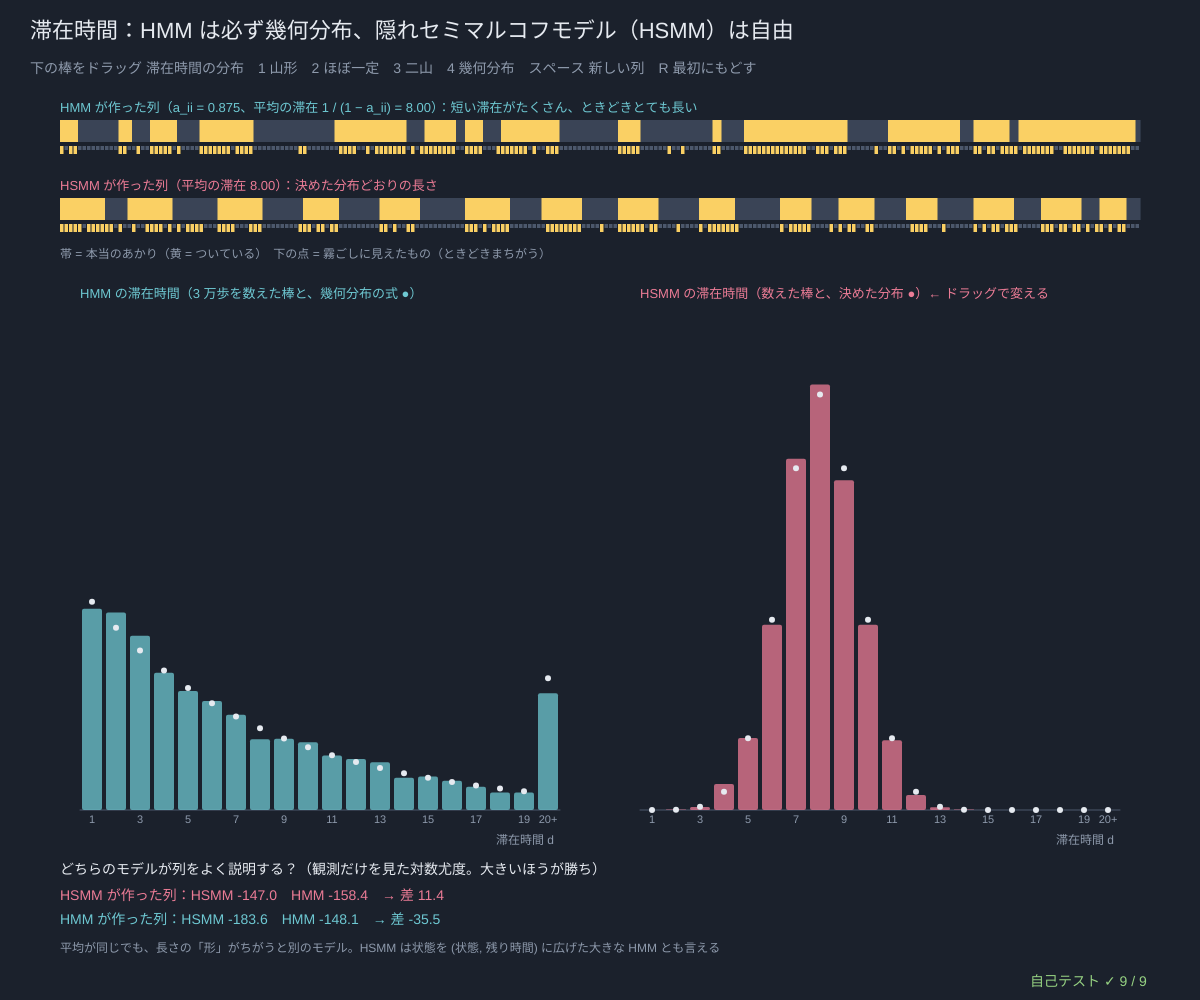
Frame 1 (no input)
Frame 60 (no input): identical to frame 1, image omitted
Frame 120 (the mouse pressed at the canvas centre since frame 60): identical to frame 1, image omitted

The p5.js sketch that drew this single still picture (run headless with seeded random() and noise() and a simulated clock; from frame 60 on, the mouse is pressed at the canvas centre):

// p5.js sketch
// ── sketch.js
// ============================================
// 10 滞在時間 ─ 灯台のあかり（ついている・消えている）を、霧ごしに見ている（ときどき見まちがえる）。
// HMM では「同じ状態にとどまる長さ」は必ず幾何分布 P(d) = (1 − a) a^(d−1) になる：いちばん多いのは長さ 1 で、長いほど少ない。平均は 1 / (1 − a)。
// でも本物の灯台は「だいたい 8 秒ついて、8 秒消える」。隠れセミマルコフモデル（HSMM）は、状態に入るたびに滞在時間 d を好きな分布から選び、d 回そこにとどまる。
// 下のヒストグラムの棒をドラッグして、滞在時間の分布を自由に決めよう。HMM は平均だけ同じにそろえてある。
// 棒をドラッグ 滞在時間の分布 / 1 山形 2 ほぼ一定 3 二山 4 幾何分布（HMM と同じ）/ スペース 新しい列 / R 最初にもどす
// ============================================

const D_MAX = 20;                        // ★ 滞在時間の上限
const lamp = { p0: [0.5, 0.5], tr: [[0, 1], [1, 0]], em: [[0.85, 0.15], [0.2, 0.8]] };   // ★ 状態 0 = 消えている、1 = ついている。tr = 「出たあと」の行き先（自分にはもどらない）
const N_SHOW = 240;                      // ★ 帯に表示する長さ
let durW = [], preset = 1, seqSeed = 80, view = null, barsBox = null, dragging = false;

function setup() {
  createCanvas(windowWidth, windowHeight);
  selfTest();
  durW = presetWeights(1); refresh();
}
function windowResized() { resizeCanvas(windowWidth, windowHeight); }
function presetWeights(k) {              // 滞在時間 d = 1〜D_MAX の重み（合計は自動で 1 にする）
  let w = new Array(D_MAX).fill(0);
  for (let d = 1; d <= D_MAX; d++) {
    if (k === 1) w[d - 1] = Math.exp(-0.5 * ((d - 8) / 1.6) ** 2);
    if (k === 2) w[d - 1] = d === 6 ? 0.8 : d === 5 || d === 7 ? 0.1 : 0;
    if (k === 3) w[d - 1] = Math.exp(-0.5 * ((d - 2) / 0.8) ** 2) + Math.exp(-0.5 * ((d - 14) / 1.5) ** 2);
    if (k === 4) w[d - 1] = d < D_MAX ? 0.2 * Math.pow(0.8, d - 1) : Math.pow(0.8, D_MAX - 1);
  }
  return w;
}
function pmfMean(p) { let s = 0; for (let d = 1; d <= p.length; d++) s += d * p[d - 1]; return s; }
function matchedHmm(h, pmf) { let a = clampv(1 - 1 / pmfMean(pmf), 0, 0.999); return { p0: h.p0, tr: [[a, 1 - a], [1 - a, a]], em: h.em }; }   // ★ 平均の滞在時間が同じ HMM：a_ii = 1 − 1/平均
// ★ HSMM のサンプル：状態に入る → 滞在時間 d を選ぶ → d 回とどまって観測を出す → 別の状態へ
function hsmmSample(h, pmf, n) {
  let z = sampleFrom(h.p0), zs = [], xs = [];
  while (zs.length < n) { let d = sampleFrom(pmf) + 1; for (let k = 0; k < d && zs.length < n; k++) { zs.push(z); xs.push(sampleFrom(h.em[z])); } z = sampleFrom(h.tr[z]); }
  return { zs, xs };
}
function dwellsOf(zs) { let out = [], s = 0; for (let t = 1; t < zs.length; t++) if (zs[t] !== zs[s]) { out.push(t - s); s = t; } return out; }   // 最後まで見とどけた滞在の長さ（とちゅうで切れた最後の 1 つは数えない）
function histOf(lens, dmax) { let h = new Array(dmax).fill(0); for (let d of lens) h[Math.min(d, dmax) - 1]++; return normRow(h); }
// ★ HSMM の前向き（対数）：la[t][j] = log P(x_1..x_t, 時刻 t でちょうど状態 j の滞在が終わる)
//   = logSumExp_d [ log p_j(d) + （その d 個の観測を j が出す log 確率）+ （その前：t = d なら log π_j、そうでなければ logSumExp_i (la[t−d][i] + log a_ij)）]
//   列の終わりは滞在のとちゅうでもよい（最後の滞在は「d 以上」の確率を使う）
function hsmmForward(h, pmf, xs) {
  let n = h.p0.length, len = xs.length, dm = pmf.length, la = [], surv = new Array(dm + 2).fill(0);
  for (let d = dm; d >= 1; d--) surv[d] = surv[d + 1] + pmf[d - 1];              // surv[d] = P(滞在 ≥ d)
  let enter = (t, j) => { if (t < 0) return lg(h.p0[j]); let b = []; for (let i = 0; i < n; i++) b.push(la[t][i] + lg(h.tr[i][j])); return logSumExp(b); };   // 時刻 t のあとに状態 j へ入る
  let run = (t, d, j) => { let s = 0; for (let k = t - d + 1; k <= t; k++) s += lg(h.em[j][xs[k]]); return s; };
  for (let t = 0; t < len; t++) { let row = []; for (let j = 0; j < n; j++) { let terms = []; for (let d = 1; d <= Math.min(dm, t + 1); d++) terms.push(lg(pmf[d - 1]) + run(t, d, j) + enter(t - d, j)); row.push(logSumExp(terms)); } la.push(row); }
  let fin = []; for (let j = 0; j < n; j++) for (let d = 1; d <= Math.min(dm, len); d++) fin.push(lg(surv[d]) + run(len - 1, d, j) + enter(len - 1 - d, j));
  return len ? logSumExp(fin) : 0;
}
// ★ 同じ HSMM を「状態 = (状態, 残りの滞在時間)」のふつうの HMM に広げる（状態の数は N × D_MAX）。尤度は同じになるはず
function expandHsmm(h, pmf) {
  let n = h.p0.length, dm = pmf.length, tot = n * dm, m = { p0: new Array(tot).fill(0), tr: [], em: [] };
  for (let i = 0; i < n; i++) for (let r = 1; r <= dm; r++) {
    let row = new Array(tot).fill(0); m.p0[i * dm + r - 1] = h.p0[i] * pmf[r - 1];
    if (r > 1) row[i * dm + r - 2] = 1; else for (let j = 0; j < n; j++) for (let d = 1; d <= dm; d++) row[j * dm + d - 1] += h.tr[i][j] * pmf[d - 1];
    m.tr.push(row); m.em.push(h.em[i].slice());
  }
  return m;
}
function refresh() {
  let pmf = normRow(durW), hm = matchedHmm(lamp, pmf);
  seedRng(seqSeed); let a = hmmSample(hm, N_SHOW), b = hsmmSample(lamp, pmf, N_SHOW);
  let la = hmmSample(hm, 30000), lb = hsmmSample(lamp, pmf, 30000);
  view = { pmf, hm, a, b, histA: histOf(dwellsOf(la.zs), D_MAX), histB: histOf(dwellsOf(lb.zs), D_MAX), mean: pmfMean(pmf),
    llHsmm: hsmmForward(lamp, pmf, b.xs), llHmm: hmmLogLik(hm, b.xs), llHsmmA: hsmmForward(lamp, pmf, a.xs), llHmmA: hmmLogLik(hm, a.xs) };
}

function draw() {
  background(...BG);
  let v = view, aii = v.hm.tr[0][0];
  hudTitle('滞在時間：HMM は必ず幾何分布、隠れセミマルコフモデル（HSMM）は自由', '下の棒をドラッグ 滞在時間の分布　1 山形　2 ほぼ一定　3 二山　4 幾何分布　スペース 新しい列　R 最初にもどす');
  let x0 = 60, bw = width - 120, colOf = (z) => (z ? LAN : [58, 68, 86]);
  note('HMM が作った列（a_ii = ' + fmtN(aii, 3) + '、平均の滞在 1 / (1 − a_ii) = ' + fmtN(1 / (1 - aii), 2) + '）：短い滞在がたくさん、ときどきとても長い', x0, 112, AQUA, 13);
  drawBand(v.a.zs, x0, 120, bw, 22, colOf); obsRow(v.a.xs, x0, 146, bw);
  note('HSMM が作った列（平均の滞在 ' + fmtN(v.mean, 2) + '）：決めた分布どおりの長さ', x0, 190, ROSE, 13);
  drawBand(v.b.zs, x0, 198, bw, 22, colOf); obsRow(v.b.xs, x0, 224, bw);
  note('帯 = 本当のあかり（黄 = ついている）　下の点 = 霧ごしに見えたもの（ときどきまちがう）', x0, 258, DIMC, 12);
  // ---- ヒストグラム 2 つ
  let hy = 310, hh = Math.max(140, height - hy - 190), hw = Math.min(480, (width - 180) / 2), top = Math.max(0.3, Math.max(...v.pmf, 1 - aii) * 1.15);
  histogram(x0 + 20, hy, hw, hh, v.histA, (d) => (d < D_MAX ? (1 - aii) * Math.pow(aii, d - 1) : Math.pow(aii, D_MAX - 1)), top, AQUA, 'HMM の滞在時間（3 万歩を数えた棒と、幾何分布の式 ●）');
  barsBox = { x: x0 + hw + 100, y: hy, w: hw, h: hh, top };
  histogram(barsBox.x, hy, hw, hh, v.histB, (d) => v.pmf[d - 1], top, ROSE, 'HSMM の滞在時間（数えた棒と、決めた分布 ●）← ドラッグで変える');
  let ty = hy + hh + 64;
  note('どちらのモデルが列をよく説明する？（観測だけを見た対数尤度。大きいほうが勝ち）', x0, ty, INK, 14);
  note('HSMM が作った列：HSMM ' + fmtN(v.llHsmm, 1) + '　HMM ' + fmtN(v.llHmm, 1) + '　→ 差 ' + fmtN(v.llHsmm - v.llHmm, 1), x0, ty + 26, ROSE, 14);
  note('HMM が作った列：HSMM ' + fmtN(v.llHsmmA, 1) + '　HMM ' + fmtN(v.llHmmA, 1) + '　→ 差 ' + fmtN(v.llHsmmA - v.llHmmA, 1), x0, ty + 50, AQUA, 14);
  note(preset === 4 ? '4 の幾何分布にすると 2 つのモデルは同じもの → 差はほぼ 0' : '平均が同じでも、長さの「形」がちがうと別のモデル。HSMM は状態を (状態, 残り時間) に広げた大きな HMM とも言える', x0, ty + 78, DIMC, 12);
  drawSelfTest();
}
function obsRow(xs, x, y, w) { let n = xs.length; noStroke(); for (let t = 0; t < n; t++) { fill(...(xs[t] ? LAN : LINEC)); rect(x + (t / n) * w, y, Math.max(1, w / n - 1), xs[t] ? 8 : 4); } }
function histogram(x, y, w, h, hist, formula, top, col, title) {
  note(title, x, y - 12, col, 13); stroke(...LINEC); strokeWeight(1); line(x, y + h, x + w, y + h);
  let cw = w / D_MAX;
  for (let d = 1; d <= D_MAX; d++) {
    noStroke(); fill(...col, 190); let bh = clampv(hist[d - 1] / top, 0, 1) * h; rect(x + (d - 1) * cw + 2, y + h - bh, cw - 4, bh, 2);
    fill(...INK); circle(x + (d - 0.5) * cw, y + h - clampv(formula(d) / top, 0, 1) * h, 6);
    if (d % 2 === 1 || d === D_MAX) { fill(...DIMC); textSize(11); textAlign(CENTER, TOP); text(d === D_MAX ? d + '+' : d, x + (d - 0.5) * cw, y + h + 4); }
  }
  note('滞在時間 d', x + w - 64, y + h + 34, DIMC, 12);
}
function editBar() {
  let b = barsBox; if (!b || mouseX < b.x || mouseX > b.x + b.w || mouseY < b.y - 20 || mouseY > b.y + b.h + 10) return false;
  let d = clampv(Math.floor(((mouseX - b.x) / b.w) * D_MAX), 0, D_MAX - 1), p = clampv(((b.y + b.h - mouseY) / b.h) * b.top, 0, 1), cur = normRow(durW);
  cur[d] = p; durW = cur; preset = 0; refresh(); return true;
}

function mousePressed() { dragging = editBar(); }
function mouseDragged() { if (dragging) editBar(); }
function mouseReleased() { dragging = false; }
function keyPressed() {
  if (key >= '1' && key <= '4' && String(key).length === 1) { preset = Number(key); durW = presetWeights(preset); refresh(); }
  if (key === ' ') { seqSeed++; refresh(); }
  if (key === 'r' || key === 'R') { preset = 1; durW = presetWeights(1); seqSeed = 80; refresh(); }
  return false;
}

// やってみよう
// 1. 上の 2 本の帯をくらべよう。HMM の列には長さ 1 や 2 の「ちらつき」が多いのはなぜ？
// 2. 2（ほぼ一定）にすると、HSMM の列は時計のようになる。このとき対数尤度の差はどのくらい？
// 3. 4（幾何分布）にすると、2 つのヒストグラムと対数尤度はどうなる？
// 4. 棒をドラッグして「長さ 3 か 12 のどちらか」という分布を作ろう。HMM でまねするには状態をいくつ用意すればよい？

// ---- 自己テスト
function selfTest() {
  selfTestResults = [];
  seedRng(800);
  let hm = { p0: [0.5, 0.5], tr: [[0.9, 0.1], [0.1, 0.9]], em: lamp.em }, dw = dwellsOf(hmmSample(hm, 400000).zs), mean = sumOf(dw) / dw.length, h1 = histOf(dw, D_MAX);
  check('HMM（a_ii = 0.9）の滞在時間 ' + dw.length + ' 個：平均 ' + fmtN(mean, 2) + ' は 1 / (1 − a_ii) = 10 の ±5% 以内', dw.length > 30000 && Math.abs(mean - 10) < 0.5);
  let worstG = 0; for (let d = 1; d < D_MAX; d++) worstG = Math.max(worstG, Math.abs(h1[d - 1] - 0.1 * Math.pow(0.9, d - 1)));
  check('HMM の滞在時間のヒストグラム = 幾何分布 0.1 × 0.9^(d−1)（ずれ < 0.01）。いちばん多いのは d = 1', worstG < 0.01 && argMax(h1.slice(0, D_MAX - 1)) === 0);
  let okH = true, means = [];
  for (let k = 1; k <= 3; k++) { let pmf = normRow(presetWeights(k)), d2 = dwellsOf(hsmmSample(lamp, pmf, 300000).zs), h2 = histOf(d2, D_MAX); if (maxAbsDiff(h2, pmf) > 0.015 || d2.length < 10000 || Math.max(...d2) > D_MAX) okH = false; means.push(Math.abs(sumOf(d2) / d2.length - pmfMean(pmf))); }
  check('HSMM の滞在時間のヒストグラム = 決めた分布（3 つの形、ずれ < 0.015）、上限 ' + D_MAX + ' をこえない', okH && Math.max(...means) < 0.1);
  let worst = 0, worstE = 0;
  for (let k = 0; k < 12; k++) {
    let dm = rndInt(2, 5), pmf = normRow(new Array(dm).fill(0).map(() => rnd())), len = rndInt(1, 9), xs = []; for (let t = 0; t < len; t++) xs.push(rndInt(0, 1));
    let f = hsmmForward(lamp, pmf, xs), ex = expandHsmm(lamp, pmf);
    worst = Math.max(worst, Math.abs(f - Math.log(hsmmBrute(lamp, pmf, xs)))); worstE = Math.max(worstE, Math.abs(f - hmmLogLik(ex, xs)), rowSumErr(ex.tr), Math.abs(sumOf(ex.p0) - 1));
  }
  check('HSMM の前向き = 2^T 本の状態の列の総当たり（12 通り、T ≤ 9、差 < 1e-10）', worst < 1e-10);
  check('HSMM の前向き = 「(状態, 残り時間)」に広げたふつうの HMM の前向き（差 < 1e-10）', worstE < 1e-10);
  let geo = normRow(presetWeights(4)), g2 = { p0: lamp.p0, tr: [[0.8, 0.2], [0.2, 0.8]], em: lamp.em }, xs12 = hmmSample(g2, 12).xs;
  check('滞在時間を幾何分布にした HSMM = HMM（a_ii = 0.8）：長さ 12 の列の尤度が一致', near(hsmmForward(lamp, geo, xs12), hmmLogLik(g2, xs12), 1e-10) && near(sumOf(geo), 1, 1e-12));
  let bump = normRow(presetWeights(1)), mh = matchedHmm(lamp, bump);
  check('平均をそろえた HMM：a_ii = 1 − 1 / 平均、幾何分布の平均 1 / (1 − a_ii) = ' + fmtN(pmfMean(bump), 3), near(1 / (1 - mh.tr[0][0]), pmfMean(bump), 1e-9) && rowSumErr(mh.tr) < 1e-12);
  let data = hsmmSample(lamp, bump, 1500).xs, a = hsmmForward(lamp, bump, data), b = hmmLogLik(mh, data);
  check('山形の HSMM が作った 1500 個の観測：HSMM の対数尤度 ' + fmtN(a, 1) + ' > 平均をそろえた HMM ' + fmtN(b, 1) + '（差 > 20）', a > b + 20 && isFinite(a));
  check('棒が全部 0 でも分布は一様になり NaN にならない', near(sumOf(normRow(new Array(D_MAX).fill(0))), 1, 1e-12) && noNaN(hsmmSample(lamp, normRow(new Array(D_MAX).fill(0)), 50).zs));
  reportSelfTest();
}
function hsmmBrute(h, pmf, xs) {         // 総当たり：2^T 本の状態の列。同じ状態の続き = 1 つの滞在。最後の滞在だけ「d 以上」
  let n = h.p0.length, len = xs.length, tot = 0, surv = (d) => { let s = 0; for (let k = d; k <= pmf.length; k++) s += pmf[k - 1]; return s; };
  for (let k = 0; k < Math.pow(n, len); k++) {
    let zs = [], r = k; for (let t = 0; t < len; t++) { zs.push(r % n); r = Math.floor(r / n); }
    let p = h.p0[zs[0]], s = 0;
    for (let t = 0; t < len; t++) { p *= h.em[zs[t]][xs[t]]; if (t + 1 < len && zs[t + 1] !== zs[t]) { let d = t - s + 1; p *= (d <= pmf.length ? pmf[d - 1] : 0) * h.tr[zs[t]][zs[t + 1]]; s = t + 1; } }
    tot += p * surv(len - s);
  }
  return tot;
}

// ==================================================
// ここから下は「HMM の道具」（中身は読まなくても OK。消さないでね）
// ==================================================
// ---- 色と小さな道具（霧の夜と灯り：黄 = 見える観測、ばら色 = 隠れた状態）
const BG = [27, 33, 44];                // 背景（霧の夜の青ねずみ色）
const INK = [230, 234, 240];            // 文字（やわらかい白）
const LAN = [250, 208, 100], ROSE = [236, 124, 150], AQUA = [110, 200, 210], LILAC = [176, 156, 236], LEAF = [150, 210, 130], TANG = [240, 160, 96];
const DIMC = [142, 154, 172], PANEL = [38, 46, 60], LINEC = [76, 88, 108];
const ST_COLS = [ROSE, AQUA, LAN, LILAC, LEAF, TANG, [200, 200, 210], [130, 150, 240]];   // 状態の色
function clampv(v, a, b) { return v < a ? a : v > b ? b : v !== v ? a : v; }     // NaN なら a に戻す
function sumOf(a) { let s = 0; for (let v of a) s += v; return s; }
function argMax(a) { let b = 0; for (let i = 1; i < a.length; i++) if (a[i] > a[b]) b = i; return b; }   // 同点なら小さい番号
function fmtN(v, d) { if (typeof v !== 'number' || v !== v) return '?'; if (!isFinite(v)) return v > 0 ? '∞' : '−∞'; let s = v.toFixed(d === undefined ? 2 : d); return /^-0\.?0*$/.test(s) ? s.slice(1) : s; }
function fmtP(v) {                      // 確率の表示：小さい数は 1.2e-5 の形で
  if (typeof v !== 'number' || v !== v) return '?';
  if (v === 0) return '0'; if (Math.abs(v) >= 0.001) return v.toFixed(v >= 0.1 ? 3 : 4); return v.toExponential(1);
}
function hudTitle(t, sub) {             // 左上の見出しと操作の説明（日本語は 1 文字ずつ折り返す）
  textWrap(CHAR); noStroke(); fill(...INK); textSize(22); textAlign(LEFT, BASELINE); text(t, 30, 38);
  fill(...DIMC); textSize(14); textLeading(19); text(sub, 30, 62, width - 60);
}
function panelBox(x, y, w, h) { noStroke(); fill(...PANEL); rect(x, y, w, h, 8); }
function note(s, x, y, col, sz) { noStroke(); fill(...(col || DIMC)); textSize(sz || 13); textAlign(LEFT, BASELINE); text(s, x, y); }
// ---- 種つきの乱数（同じ種なら毎回同じ列 → 実験をくり返せる）
let rngState = 1;
function seedRng(s) { rngState = (s >>> 0) || 1; }
function rnd() {                       // 0〜1 の一様乱数（mulberry32）
  rngState = (rngState + 0x6d2b79f5) >>> 0;
  let t = rngState;
  t = Math.imul(t ^ (t >>> 15), t | 1);
  t ^= t + Math.imul(t ^ (t >>> 7), t | 61);
  return ((t ^ (t >>> 14)) >>> 0) / 4294967296;
}
function rndInt(a, b) { return a + Math.floor(rnd() * (b - a + 1)); }
function randn() { let u = 1 - rnd(), v = rnd(); return Math.sqrt(-2 * Math.log(u)) * Math.cos(2 * Math.PI * v); }   // 標準正規分布
function sampleFrom(p) { let u = rnd() * sumOf(p), c = 0; for (let i = 0; i < p.length; i++) { c += p[i]; if (u < c) return i; } return p.length - 1; }   // 確率 p[i] で i を返す
// ---- 隠れマルコフモデルの道具
// モデル m = { p0: はじめの分布 π, tr: 遷移行列 A（tr[i][j] = 状態 i の次に j）, em: 出力行列 B（em[j][k] = 状態 j が記号 k を出す） }
// どの計算も「出力の表」eb[t][j] = b_j(x_t)（時刻 t の観測を状態 j が出す確率）を受け取る → 記号でも数（正規分布）でも同じ道具が使える
function lg(p) { return p > 0 ? Math.log(p) : -Infinity; }          // log 0 は −∞（NaN にしない）
function logSumExp(a) {                // log(Σ e^a_i)：いちばん大きい値を先に引く。全部 −∞ なら −∞
  let m = -Infinity; for (let v of a) if (v > m) m = v;
  if (m === -Infinity) return -Infinity;
  let s = 0; for (let v of a) s += Math.exp(v - m);
  return m + Math.log(s);
}
function normRow(r) { let s = sumOf(r); return s > 1e-300 ? r.map((v) => v / s) : r.map(() => 1 / r.length); }   // 合計 1 に（全部 0 なら一様に）
function rowSumErr(a) { let d = 0; for (let r of a) d = Math.max(d, Math.abs(sumOf(r) - 1)); return d; }
function maxAbsDiff(a, b) { let d = 0; for (let i = 0; i < a.length; i++) d = Math.max(d, Array.isArray(a[i]) ? maxAbsDiff(a[i], b[i]) : Math.abs(a[i] - b[i])); return d; }
function vecMat(v, a) {                // 横ベクトル × 行列：1 歩先の分布
  let out = new Array(a[0].length).fill(0);
  for (let i = 0; i < v.length; i++) if (v[i] !== 0) for (let j = 0; j < out.length; j++) out[j] += v[i] * a[i][j];
  return out;
}
function emTable(m, xs) { return xs.map((x) => m.em.map((r) => r[x])); }   // 記号の列 → 出力の表
function hmmSample(m, n) {             // π, A, B からサイコロで列を作る：zs = 隠れた状態、xs = 観測
  let z = sampleFrom(m.p0), zs = [], xs = [];
  for (let t = 0; t < n; t++) { if (t > 0) z = sampleFrom(m.tr[z]); zs.push(z); xs.push(sampleFrom(m.em[z])); }
  return { zs, xs };
}
// ★ 前向き：α_t(j) = P(x_1..x_t, z_t = j) = b_j(x_t) Σ_i α_{t−1}(i) a_ij。尤度 P(x) = Σ_j α_T(j)
function fwdPlain(m, eb) {
  let n = m.p0.length, al = [];
  for (let t = 0; t < eb.length; t++) {
    let prev = t === 0 ? null : al[t - 1], row = new Array(n);
    for (let j = 0; j < n; j++) { let s = 0; if (t === 0) s = m.p0[j]; else for (let i = 0; i < n; i++) s += prev[i] * m.tr[i][j]; row[j] = s * eb[t][j]; }
    al.push(row);
  }
  return { al, lik: al.length ? sumOf(al[al.length - 1]) : 1 };
}
// ★ 後ろ向き：β_t(i) = P(x_{t+1}..x_T | z_t = i) = Σ_j a_ij b_j(x_{t+1}) β_{t+1}(j)。尤度 = Σ_i π_i b_i(x_1) β_1(i)
function bwdPlain(m, eb) {
  let n = m.p0.length, len = eb.length, be = new Array(len);
  for (let t = len - 1; t >= 0; t--) {
    be[t] = new Array(n).fill(t === len - 1 ? 1 : 0);
    if (t < len - 1) for (let i = 0; i < n; i++) for (let j = 0; j < n; j++) be[t][i] += m.tr[i][j] * eb[t + 1][j] * be[t + 1][j];
  }
  let lik = 0; if (len) for (let i = 0; i < n; i++) lik += m.p0[i] * eb[0][i] * be[0][i]; else lik = 1;
  return { be, lik };
}
// ★ スケーリングつきの前向き：毎時刻 合計 c_t で割る。ah[t] = P(z_t | x_1..x_t)（= フィルタ）、log P(x) = Σ log c_t
//   c_t = 0（ありえない観測）なら logLik = −∞ にして、その時刻は一様分布で先へ進む（NaN を作らない）
function fwdScaled(m, eb) {
  let n = m.p0.length, ah = [], cs = [], logLik = 0;
  for (let t = 0; t < eb.length; t++) {
    let pred = t === 0 ? m.p0 : vecMat(ah[t - 1], m.tr), row = pred.map((v, j) => v * eb[t][j]), c = sumOf(row);
    if (!(c > 0)) { logLik = -Infinity; row = new Array(n).fill(1 / n); c = 0; } else { row = row.map((v) => v / c); if (logLik !== -Infinity) logLik += Math.log(c); }
    ah.push(row); cs.push(c);
  }
  return { ah, cs, logLik };
}
function bwdScaled(m, eb, cs) {         // 同じ c_t で割った後ろ向き。γ_t(i) = ah[t][i] × bh[t][i]
  let n = m.p0.length, len = eb.length, bh = new Array(len);
  for (let t = len - 1; t >= 0; t--) {
    bh[t] = new Array(n).fill(t === len - 1 ? 1 : 0);
    if (t < len - 1) { let c = cs[t + 1] > 0 ? cs[t + 1] : 1; for (let i = 0; i < n; i++) { let s = 0; for (let j = 0; j < n; j++) s += m.tr[i][j] * eb[t + 1][j] * bh[t + 1][j]; bh[t][i] = s / c; } }
  }
  return bh;
}
function fwdLog(m, eb) {                // 対数のまま：log α_t(j) = log b_j(x_t) + logSumExp_i(log α_{t−1}(i) + log a_ij)
  let n = m.p0.length, la = [], lt = m.tr.map((r) => r.map(lg)), buf = new Array(n);
  for (let t = 0; t < eb.length; t++) {
    let row = new Array(n);
    for (let j = 0; j < n; j++) { let s; if (t === 0) s = lg(m.p0[j]); else { for (let i = 0; i < n; i++) buf[i] = la[t - 1][i] + lt[i][j]; s = logSumExp(buf); } row[j] = s + lg(eb[t][j]); }
    la.push(row);
  }
  return { la, logLik: la.length ? logSumExp(la[la.length - 1]) : 0 };
}
// ★ 平滑化：γ_t(i) = P(z_t = i | 全部の観測)。filt = フィルタ P(z_t | x_1..x_t)
function smoothAll(m, eb) {
  let f = fwdScaled(m, eb), bh = bwdScaled(m, eb, f.cs);
  let gam = f.ah.map((a, t) => normRow(a.map((v, i) => v * bh[t][i])));
  return { filt: f.ah, gam, bh, cs: f.cs, logLik: f.logLik };
}
function xiAt(m, eb, sm, t) {           // ξ_t(i, j) = P(z_t = i, z_{t+1} = j | 全部の観測)
  let n = m.p0.length, c = sm.cs[t + 1] > 0 ? sm.cs[t + 1] : 1, out = [];
  for (let i = 0; i < n; i++) { out.push(new Array(n)); for (let j = 0; j < n; j++) out[i][j] = (sm.filt[t][i] * m.tr[i][j] * eb[t + 1][j] * sm.bh[t + 1][j]) / c; }
  return out;
}
// ★ ビタビ（対数）：dl[t][j] = 時刻 t に状態 j で終わるいちばん良い道の log 確率、bp[t][j] = そのとき 1 つ前にいた状態（戻り矢印）
function viterbiLog(m, eb) {
  let n = m.p0.length, len = eb.length, dl = [], bp = [], lt = m.tr.map((r) => r.map(lg));
  for (let t = 0; t < len; t++) {
    let row = new Array(n), back = new Array(n).fill(-1);
    for (let j = 0; j < n; j++) {
      let best = -Infinity, arg = -1;
      if (t === 0) best = lg(m.p0[j]); else for (let i = 0; i < n; i++) { let v = dl[t - 1][i] + lt[i][j]; if (v > best) { best = v; arg = i; } }
      row[j] = best + lg(eb[t][j]); back[j] = arg;
    }
    dl.push(row); bp.push(back);
  }
  let vitPath = new Array(len).fill(0), logP = len ? -Infinity : 0;
  if (len) { let z = argMax(dl[len - 1]); logP = dl[len - 1][z]; for (let t = len - 1; t >= 0; t--) { vitPath[t] = z; z = bp[t][z] >= 0 ? bp[t][z] : 0; } }
  return { vitPath, logP, dl, bp };
}
function pathLogProb(m, eb, zs) {       // 1 本の道 zs と観測がいっしょに起きる log 確率
  let s = 0; for (let t = 0; t < zs.length; t++) s += (t === 0 ? lg(m.p0[zs[0]]) : lg(m.tr[zs[t - 1]][zs[t]])) + lg(eb[t][zs[t]]);
  return s;
}
function postDecode(gam) { return gam.map(argMax); }                 // 事後復号：時刻ごとにいちばんありそうな状態
// ★ 総当たり：N^T 本の道を全部ためす（短い列だけ）。尤度、γ、ξ、いちばん良い道
function bruteAll(m, eb) {
  let n = m.p0.length, len = eb.length, total = Math.pow(n, len), zs = new Array(len).fill(0);
  let lik = 0, gam = eb.map(() => new Array(n).fill(0)), xi = eb.slice(1).map(() => m.p0.map(() => new Array(n).fill(0))), bestP = -1, best = null;
  for (let k = 0; k < total; k++) {
    let r = k; for (let t = len - 1; t >= 0; t--) { zs[t] = r % n; r = Math.floor(r / n); }
    let p = 1; for (let t = 0; t < len && p > 0; t++) p *= (t === 0 ? m.p0[zs[0]] : m.tr[zs[t - 1]][zs[t]]) * eb[t][zs[t]];
    if (p > bestP) { bestP = p; best = zs.slice(); }
    if (p === 0) continue;
    lik += p; for (let t = 0; t < len; t++) { gam[t][zs[t]] += p; if (t > 0) xi[t - 1][zs[t - 1]][zs[t]] += p; }
  }
  if (lik > 0) { gam = gam.map((g) => g.map((v) => v / lik)); xi = xi.map((x) => x.map((r) => r.map((v) => v / lik))); }
  return { lik, gam, xi, best, bestP, paths: total };
}
function stationaryOf(tr) {             // 定常分布 π A = π（なまけた連鎖 (π + πA)/2 をくり返す。周期があっても収束する）
  let v = new Array(tr.length).fill(1 / tr.length);
  for (let k = 0; k < 4000; k++) { let w = vecMat(v, tr), d = 0; for (let i = 0; i < v.length; i++) { let u = (v[i] + w[i]) / 2; d = Math.max(d, Math.abs(u - v[i])); v[i] = u; } if (d < 1e-15) break; }
  return normRow(v);
}
function hmmLogLik(m, xs) { return fwdScaled(m, emTable(m, xs)).logLik; }   // 記号の列の対数尤度 log P(x)
function predictK(belief, tr, k) { let v = belief.slice(); for (let s = 0; s < k; s++) v = vecMat(v, tr); return v; }   // k 歩先の予測：A を k 回掛ける
// ---- グラフの道具：g = { x, y, w, h, x0, x1, y0, y1 }
function gX(g, v) { return g.x + clampv((v - g.x0) / (g.x1 - g.x0), -0.02, 1.02) * g.w; }
function gY(g, v) { return g.y + g.h - clampv((v - g.y0) / (g.y1 - g.y0), -0.02, 1.02) * g.h; }
function plotAxes(g, xl, yl, xt, yt) {
  stroke(...LINEC); strokeWeight(1); noFill(); rect(g.x, g.y, g.w, g.h);
  noStroke(); fill(...DIMC); textSize(12); textAlign(CENTER, TOP);
  for (let v of xt) text(+v.toPrecision(4), gX(g, v), g.y + g.h + 4);
  textAlign(RIGHT, CENTER);
  for (let v of yt) text(+v.toPrecision(4), g.x - 5, gY(g, v));
  textAlign(LEFT, BASELINE); fill(...INK); textSize(13);
  text(xl, g.x + g.w - textWidth(xl), g.y + g.h + 32); text(yl, g.x, g.y - 8);
}
function polyline(pts) {               // 点が 2 つ以上あるときだけ折れ線を描く（空の beginShape を作らない）
  if (pts.length < 2) return;
  noFill(); beginShape(); for (let p of pts) vertex(p[0], p[1]); endShape();
}
function drawCurve(g, arr, col, sw, xOff, from, to) {   // arr[i] を x = i (+ xOff) に。長いときは間引いて 600 点まで
  let a = from || 0, b = to === undefined ? arr.length : to, n = b - a, stride = Math.max(1, Math.ceil(n / 600)), pts = [];
  for (let i = a; i < b; i += stride) if (isFinite(arr[i])) pts.push([gX(g, i + (xOff || 0)), gY(g, arr[i])]);
  stroke(...col); strokeWeight(sw || 2); polyline(pts);
}
function legend(x, y, items) {         // items = [[色, 名前], …]
  textSize(13); textAlign(LEFT, CENTER);
  for (let [c, s] of items) { noStroke(); fill(...c); rect(x, y - 5, 16, 10, 2); fill(...INK); text(s, x + 22, y); y += 20; }
}
function drawMatrix(a, x, y, cw, ch, rowNames, colNames, opts) {   // 行列を色つきの表で（明るい = 大きい）
  opts = opts || {}; let d = opts.digits === undefined ? 2 : opts.digits, col = opts.col || AQUA;
  textAlign(CENTER, CENTER); textSize(opts.ts || 13);
  for (let i = 0; i < a.length; i++) for (let j = 0; j < a[i].length; j++) {
    let v = a[i][j], t = clampv(Math.abs(v) / (opts.hi || 1), 0, 1); noStroke();
    fill(PANEL[0] + t * (col[0] * 0.75 - PANEL[0]), PANEL[1] + t * (col[1] * 0.75 - PANEL[1]), PANEL[2] + t * (col[2] * 0.75 - PANEL[2])); rect(x + j * cw, y + i * ch, cw - 2, ch - 2, 3);
    if (opts.numbers !== false) { fill(...INK); text(fmtN(v, d), x + j * cw + cw / 2, y + i * ch + ch / 2); }
  }
  fill(...DIMC);
  if (rowNames) for (let i = 0; i < a.length; i++) { textAlign(RIGHT, CENTER); text(rowNames[i], x - 6, y + i * ch + ch / 2); }
  if (colNames) for (let j = 0; j < a[0].length; j++) { textAlign(CENTER, BOTTOM); text(colNames[j], x + j * cw + cw / 2, y - 3); }
}
function drawBand(arr, x, y, w, h, colOf) {   // 状態の列を色の帯で（同じ色が続くところは 1 つの四角にまとめる）
  let n = arr.length, s = 0; noStroke();
  for (let t = 1; t <= n; t++) if (t === n || arr[t] !== arr[s]) { let c = colOf(arr[s]); if (c) { fill(...c); rect(x + (s / n) * w, y, ((t - s) / n) * w + 0.6, h); } s = t; }
}
function arrowLine(x1, y1, x2, y2, hs) { // 矢印
  let L = Math.hypot(x2 - x1, y2 - y1) || 1, ux = (x2 - x1) / L, uy = (y2 - y1) / L; hs = hs || 7;
  line(x1, y1, x2 - ux * hs * 0.6, y2 - uy * hs * 0.6);
  push(); noStroke(); triangle(x2, y2, x2 - ux * hs - uy * hs * 0.5, y2 - uy * hs + ux * hs * 0.5, x2 - ux * hs + uy * hs * 0.5, y2 - uy * hs - ux * hs * 0.5); pop();
}
// ---- 自己テストの道具
let selfTestResults = [];
function check(name, cond) { selfTestResults.push({ name, ok: !!cond }); }
function near(a, b, tol) { return typeof a === 'number' && isFinite(a) && Math.abs(a - b) <= (tol === undefined ? 1e-9 : tol); }
function noNaN(v) { return Array.isArray(v) || ArrayBuffer.isView(v) ? Array.from(v).every(noNaN) : !(typeof v === 'number' && v !== v); }
function reportSelfTest() { for (let r of selfTestResults) (r.ok ? console.log : console.error)((r.ok ? '✓ ' : '✗ ') + r.name); }
function selfTestLine() { let n = selfTestResults.filter((r) => r.ok).length; return '自己テスト ' + (n === selfTestResults.length ? '✓ ' : '✗ ') + n + ' / ' + selfTestResults.length; }
function drawSelfTest(x, y) { noStroke(); fill(...(selfTestResults.every((r) => r.ok) ? LEAF : [255, 90, 90])); textSize(14); textAlign(LEFT, BASELINE); text(selfTestLine(), x === undefined ? width - 170 : x, y === undefined ? height - 14 : y); }
